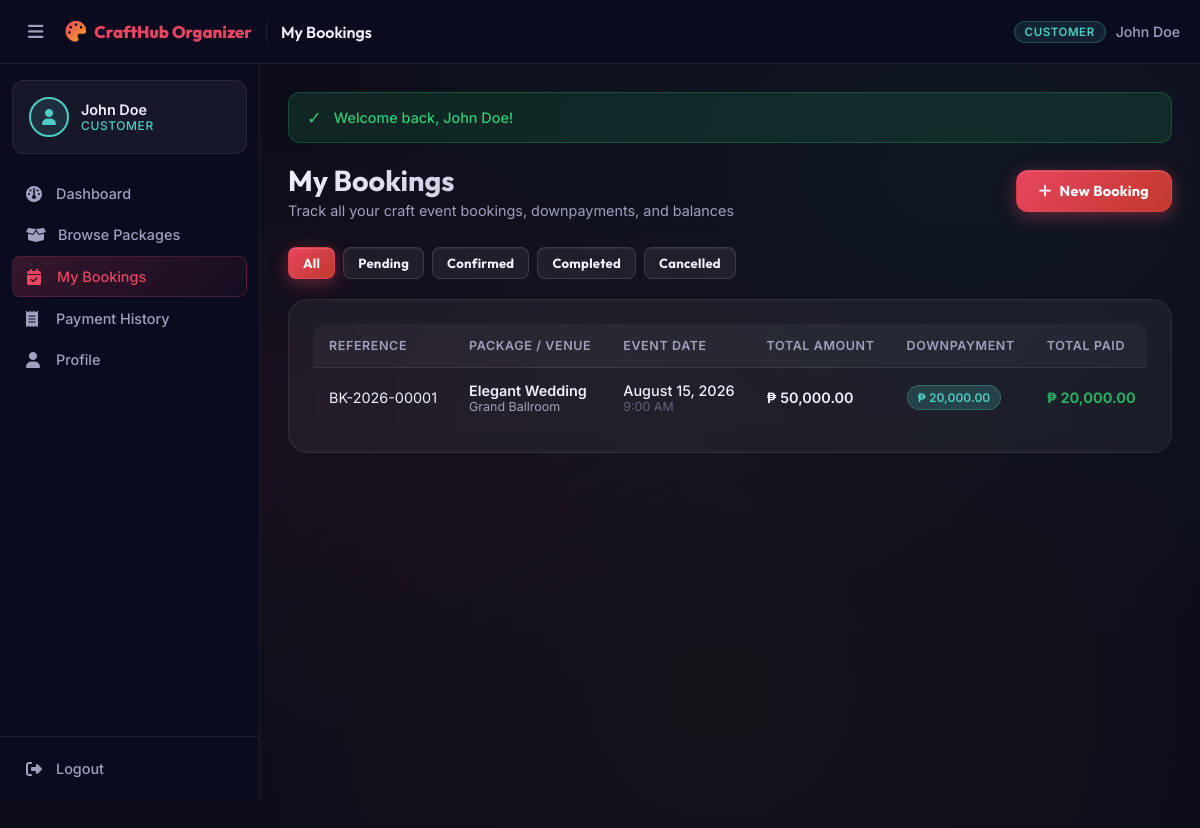
/customer/bookings.php (signed in), run on the app's committed database.
### tables this page shows
CREATE TABLE IF NOT EXISTS bookings (
    booking_id INT AUTO_INCREMENT PRIMARY KEY,
    booking_reference VARCHAR(50) UNIQUE,
    customer_id INT NOT NULL,
    package_id INT NOT NULL,
    venue_id INT NULL,
    event_date DATE NOT NULL,
    event_time TIME DEFAULT '09:00:00',
    event_type ENUM('Wedding','Birthday','Debut','Christening') NOT NULL DEFAULT 'Wedding',
    guest_count INT DEFAULT 1,
    total_amount DECIMAL(10,2) NOT NULL DEFAULT 0.00,
    amount_paid DECIMAL(10,2) NOT NULL DEFAULT 0.00,
    status ENUM('Pending','Confirmed','Paid','Completed','Cancelled') DEFAULT 'Pending',
    notes TEXT,
    created_at TIMESTAMP DEFAULT CURRENT_TIMESTAMP,
    FOREIGN KEY (customer_id) REFERENCES users(user_id) ON DELETE CASCADE,
    FOREIGN KEY (package_id) REFERENCES packages(package_id) ON DELETE CASCADE,
    FOREIGN KEY (venue_id) REFERENCES venues(venue_id) ON DELETE SET NULL
);

CREATE TABLE IF NOT EXISTS packages (
    package_id INT AUTO_INCREMENT PRIMARY KEY,
    package_name VARCHAR(100) NOT NULL,
    event_type ENUM('Wedding','Birthday','Debut','Christening') NOT NULL,
    base_price DECIMAL(10,2) NOT NULL,
    max_slots INT NOT NULL DEFAULT 5,                       
    description TEXT,
    status ENUM('active','inactive') DEFAULT 'active'
);

CREATE TABLE IF NOT EXISTS venues (
    venue_id INT AUTO_INCREMENT PRIMARY KEY,
    venue_name VARCHAR(100) NOT NULL,
    capacity INT,
    location VARCHAR(255),
    availability_status ENUM('available','unavailable') DEFAULT 'available'
);

### customer/bookings.php (the view, shortened to what this page needs)
<?php
require_once __DIR__ . '/../includes/header.php';
$user = getCurrentUser();
$db   = getDB();
$filter = sanitize($_GET['filter'] ?? 'all');
$sql = "SELECT b.*, b.booking_id AS id, p.package_name AS package_name, v.venue_name AS venue_name,
               (SELECT COALESCE(SUM(amount_paid),0) FROM payments WHERE booking_id = b.booking_id) AS calc_paid,
               (SELECT COALESCE(SUM(amount_paid),0) FROM payments WHERE booking_id = b.booking_id AND payment_type = 'downpayment') AS downpayment_paid
        FROM bookings b
        JOIN packages p ON b.package_id = p.package_id
        LEFT JOIN venues v ON b.venue_id = v.venue_id
        WHERE b.customer_id = ?";
$sql .= " ORDER BY b.created_at DESC";
$stmt = $db->prepare($sql);
$userId = $user['user_id'] ?? $user['id'];
$params = $filter !== 'all' ? [$userId, $filter] : [$userId];
$stmt->execute($params);
$bookings = $stmt->fetchAll();
?>
<?php require_once __DIR__ . '/../includes/navbar.php'; ?>
<div class="page-header">
    <div>
        <h1>My Bookings</h1>
        <p>Track all your craft event bookings, downpayments, and balances</p>
    </div>
    <a href="<?= APP_URL ?>/customer/packages.php" class="btn btn-primary">
        <i class="fa-solid fa-plus"></i> New Booking
    </a>
</div>
<div style="display:flex;gap:8px;margin-bottom:20px;flex-wrap:wrap;">
    <?php foreach (['all','pending','confirmed','completed','cancelled'] as $f): ?>
        <a href="?filter=<?= $f ?>" class="btn btn-sm <?= $filter === $f ? 'btn-primary' : 'btn-secondary' ?>">
            <?= ucfirst($f) ?>
        </a>
    <?php endforeach; ?>
</div>
<div class="card">
    <?php if (empty($bookings)): ?>
        <div class="empty-state">
            <i class="fa-solid fa-calendar-xmark"></i>
            <h3>No Bookings Found</h3>
            <p><?= $filter !== 'all' ? "No {$filter} bookings." : "You haven't made any bookings yet." ?></p>
            <a href="<?= APP_URL ?>/customer/packages.php" class="btn btn-primary">Browse Packages</a>
        </div>
    <?php else: ?>
        <div class="table-wrapper">
            <table class="table" id="bookingsTable">
                <thead>
                    <tr>
                        <th>Reference</th>
                        <th>Package / Venue</th>
                        <th>Event Date</th>
                        <th>Total Amount</th>
                        <th>Downpayment</th>
                        <th>Total Paid</th>
                    </tr>
                </thead>
                <tbody>
                    <?php foreach ($bookings as $b):
                        $total       = (float)($b['total_amount'] ?? 0);
                        $paid        = (float)($b['calc_paid'] > 0 ? $b['calc_paid'] : ($b['amount_paid'] ?? 0));
                        $downpayment = (float)($b['downpayment_paid'] ?? 0);
                    ?>
                    <tr style="white-space:nowrap;">
                        <td style="white-space:nowrap;">
                            <span class="ref-chip"><?= htmlspecialchars(getBookingRef($b)) ?></span>
                        </td>
                        <td style="white-space:nowrap;">
                            <div style="font-weight:600;"><?= htmlspecialchars($b['package_name']) ?></div>
                            <div style="font-size:0.78rem;color:var(--text-secondary);"><?= htmlspecialchars($b['venue_name'] ?? 'No Venue') ?></div>
                        </td>
                        <td style="white-space:nowrap;">
                            <div style="font-weight:500;"><?= formatDate($b['event_date']) ?></div>
                            <div style="font-size:0.78rem;color:var(--text-muted);"><?= date('g:i A', strtotime($b['event_time'] ?? '09:00:00')) ?></div>
                        </td>
                        <td style="font-weight:600;white-space:nowrap;"><?= formatCurrency($total) ?></td>
                        <td style="white-space:nowrap;">
                            <?php if ($downpayment > 0): ?>
                                <span class="badge badge-info"><?= formatCurrency($downpayment) ?></span>
                            <?php else: ?>
                                <span style="color:var(--text-muted);font-size:0.82rem;">None</span>
                            <?php endif; ?>
                        </td>
                        <td style="color:#27ae60;font-weight:700;white-space:nowrap;"><?= formatCurrency($paid) ?></td>
                    </tr>
                    <?php endforeach; ?>
                </tbody>
            </table>
        </div>
    <?php endif; ?>
</div>
<?php require_once __DIR__ . '/../includes/footer.php'; ?>

### assets/css/style.css (style rules this page uses)
:root { --bg-primary: #0d0d1a; --bg-secondary: #12122a; --bg-card: rgba(255, 255, 255, 0.05); --bg-card-hover: rgba(255, 255, 255, 0.08); --sidebar-bg: #0b0b1f; --topbar-bg: rgba(13, 13, 26, 0.9); --accent-red: #e94560; --accent-gold: #f5a623; --accent-teal: #4ecdc4; --accent-purple: #9b59b6; --text-primary: #f0f0ff; --text-secondary:#a0a0c0; --text-muted: #606080; --border-color: rgba(255, 255, 255, 0.08); --border-hover: rgba(233, 69, 96, 0.4); --sidebar-width: 260px; --sidebar-collapsed: 70px; --topbar-height: 64px; --shadow-sm: 0 2px 8px rgba(0,0,0,0.3); --shadow-md: 0 4px 20px rgba(0,0,0,0.4); --shadow-lg: 0 8px 40px rgba(0,0,0,0.5); --shadow-glow:0 0 20px rgba(233, 69, 96, 0.3); --radius-sm: 8px; --radius-md: 12px; --radius-lg: 20px; --radius-xl: 28px; --transition: all 0.25s cubic-bezier(0.4, 0, 0.2, 1); }
*, *::before, *::after { box-sizing: border-box; margin: 0; padding: 0; }
html { scroll-behavior: smooth; }
body { font-family: 'Inter', sans-serif; background: var(--bg-primary); color: var(--text-primary); min-height: 100vh; overflow-x: hidden; background-image: radial-gradient(ellipse at 20% 50%, rgba(233,69,96,0.06) 0%, transparent 50%), radial-gradient(ellipse at 80% 20%, rgba(78,205,196,0.05) 0%, transparent 50%), radial-gradient(ellipse at 60% 80%, rgba(245,166,35,0.04) 0%, transparent 50%); }
h1, h2, h3, h4, h5, h6 { font-family: 'Outfit', sans-serif; font-weight: 700; color: var(--text-primary); line-height: 1.2; }
a { text-decoration: none; color: inherit; }
.page-header { display: flex; align-items: center; justify-content: space-between; margin-bottom: 28px; flex-wrap: wrap; gap: 16px; }
.page-header h1 { font-size: 1.8rem; background: linear-gradient(135deg, var(--text-primary), var(--text-secondary)); -webkit-background-clip: text; -webkit-text-fill-color: transparent; background-clip: text; }
.page-header p { color: var(--text-secondary); font-size: 0.9rem; margin-top: 4px; }
.card { background: var(--bg-card); border: 1px solid var(--border-color); border-radius: var(--radius-lg); padding: 24px; backdrop-filter: blur(10px); transition: var(--transition); }
.table-wrapper { overflow-x: auto; border-radius: var(--radius-md); }
.table { width: 100%; border-collapse: separate; border-spacing: 0; font-size: 0.9rem; }
.table thead th { background: rgba(255,255,255,0.04); color: var(--text-secondary); font-weight: 600; font-size: 0.78rem; text-transform: uppercase; letter-spacing: 0.05em; padding: 14px 16px; text-align: left; border-bottom: 1px solid var(--border-color); white-space: nowrap; }
.table tbody td { padding: 14px 16px; border-bottom: 1px solid rgba(255,255,255,0.04); color: var(--text-primary); vertical-align: middle; white-space: nowrap; }
.table tbody tr { transition: var(--transition); }
.table tbody tr:last-child td { border-bottom: none; }
.btn { display: inline-flex; align-items: center; justify-content: center; gap: 8px; padding: 11px 22px; border: none; border-radius: var(--radius-md); font-size: 0.9rem; font-weight: 700; font-family: 'Outfit', sans-serif; letter-spacing: 0.02em; cursor: pointer; transition: all 0.28s cubic-bezier(0.4,0,0.2,1); white-space: nowrap; text-decoration: none; position: relative; overflow: hidden; outline: none; }
.btn::after { content: ''; position: absolute; inset: 0; background: linear-gradient(105deg, transparent 40%, rgba(255,255,255,0.12) 50%, transparent 60%); background-size: 200% 100%; opacity: 0; transition: opacity 0.2s; }
.btn-primary { background: linear-gradient(135deg, #e94560 0%, #c0392b 100%); color: white; box-shadow: 0 4px 18px rgba(233,69,96,0.4), inset 0 1px 0 rgba(255,255,255,0.15); border: 1px solid rgba(233,69,96,0.3); }
.btn-secondary { background: rgba(255,255,255,0.06); color: var(--text-primary); border: 1px solid rgba(255,255,255,0.12); box-shadow: inset 0 1px 0 rgba(255,255,255,0.06); }
.btn-sm { padding: 7px 14px; font-size: 0.82rem; border-radius: var(--radius-sm); }
.badge { display: inline-block; padding: 4px 10px; border-radius: 20px; font-size: 0.75rem; font-weight: 600; text-transform: capitalize; }
.badge-info { background: rgba(78,205,196,0.2); color: #4ecdc4; border: 1px solid rgba(78,205,196,0.3); }

### data on the page
bookings: booking_reference "BK-2026-00001", package.package_name "Elegant Wedding", venue.venue_name "Grand Ballroom", event_date "August 15, 2026", event_time "9:00 AM", total_amount "₱ 50,000.00", downpayment "₱ 20,000.00", paid "₱ 20,000.00"

### other printed values
$_SESSION['user_name'] "John Doe"
$roleLabel "CUSTOMER"
$link['label'] "Dashboard"
$link['label'] "Browse Packages"
$link['label'] "My Bookings"
$link['label'] "Payment History"
$link['label'] "Profile"
APP_NAME "CraftHub Organizer"
explode(' | ', $pageTitle)[0] "My Bookings"
$icon "✓"
$message "Welcome back, John Doe!"
$f "All"
$f "Pending"
$f "Confirmed"
$f "Completed"
